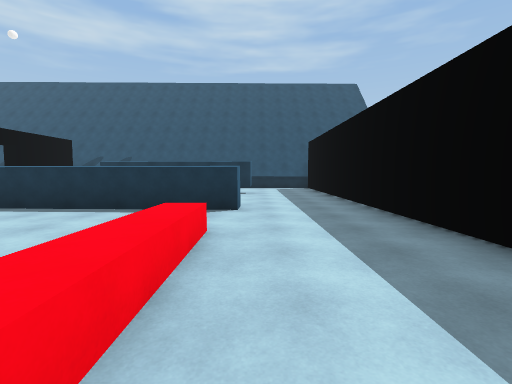
View 1 (above)

24 first-person views from a walk through a Unity game level. The camera is 1.4 m above the floor, tilts 4° down and sees 85° across. The floor is counted in squares, 2 m on a side. Each view is taken from the middle of a square. On the plan, view 1 faces up. The plan holds only what a view shows up to about 9 squares ahead; the rest is blank. The place goes on beyond the plan. The player character is not drawn. Surface patterns are stand-ins for the level's own textures.

View 2
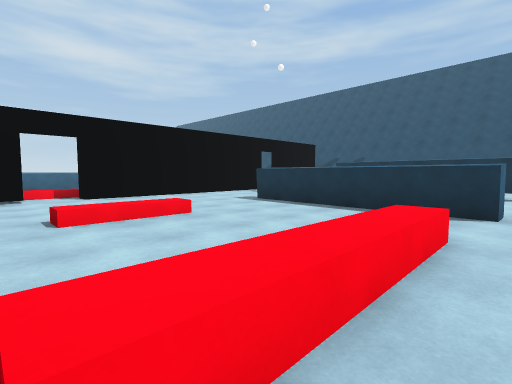

View 3
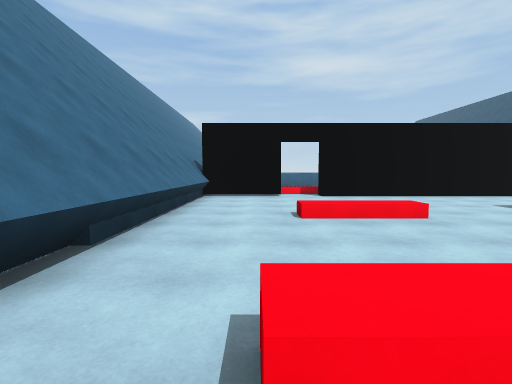

View 4
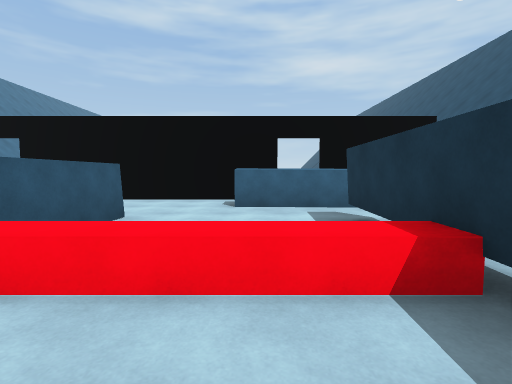

View 5
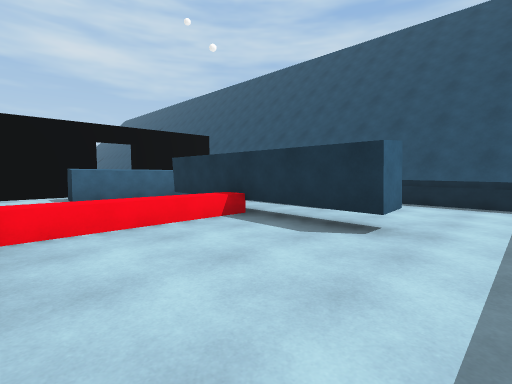

View 6
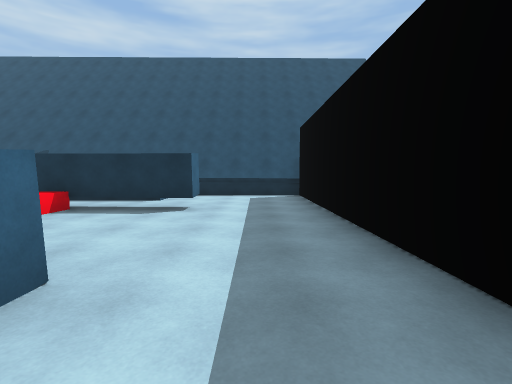

View 7
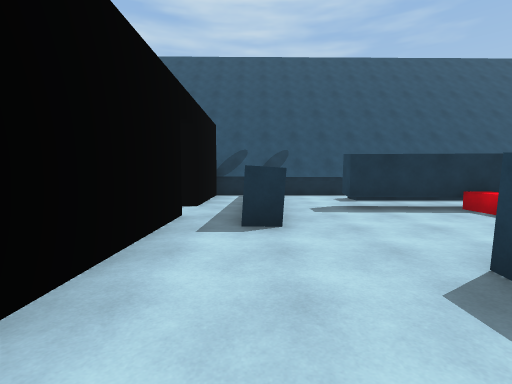

View 8
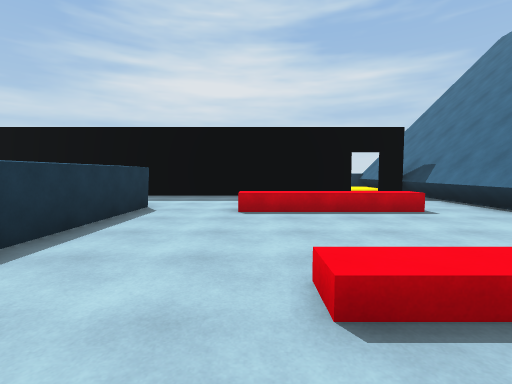

View 9
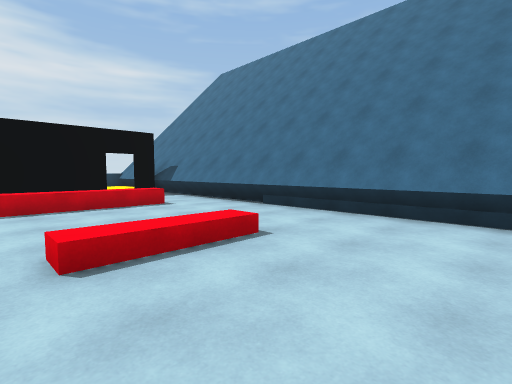

View 10
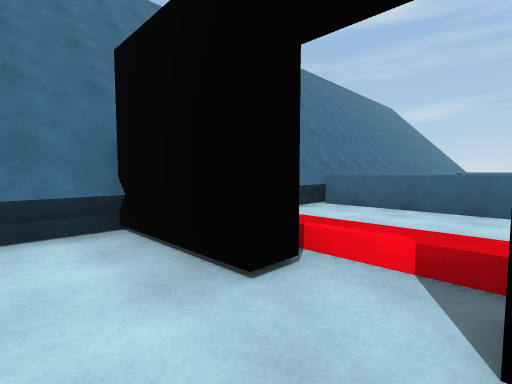

View 11
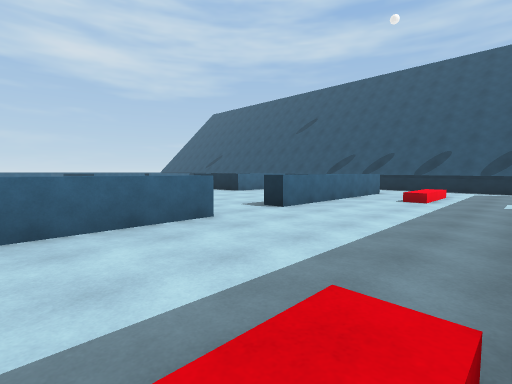

View 12
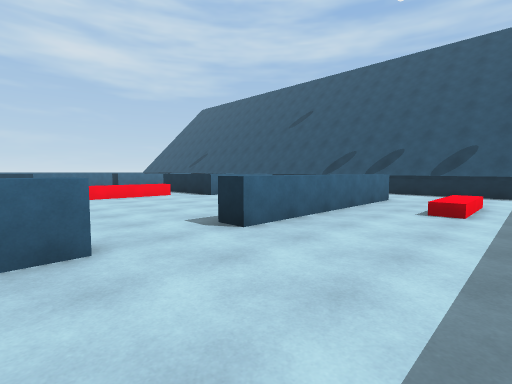

View 13
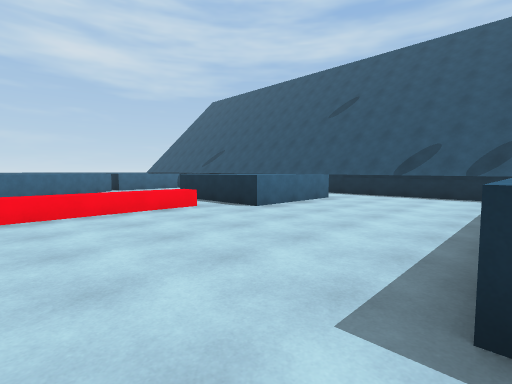

View 14
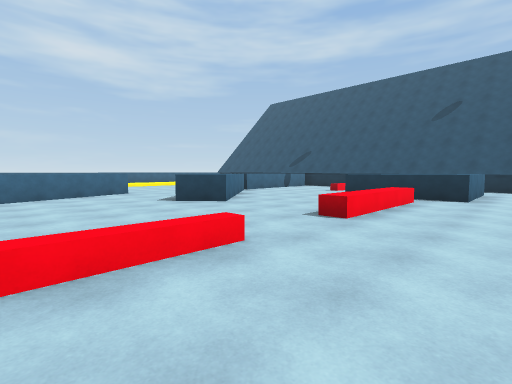

View 15
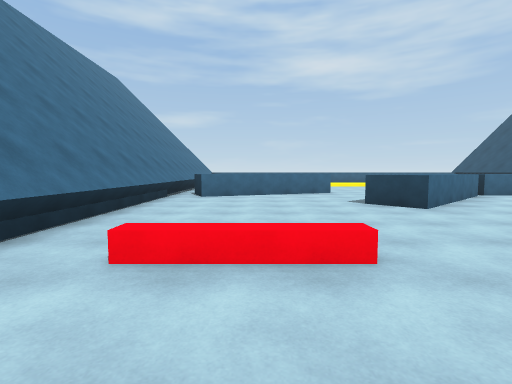

View 16
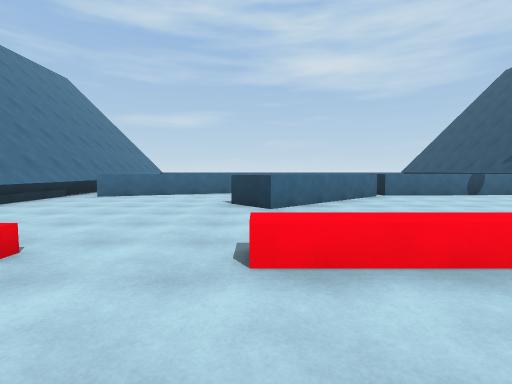

View 17
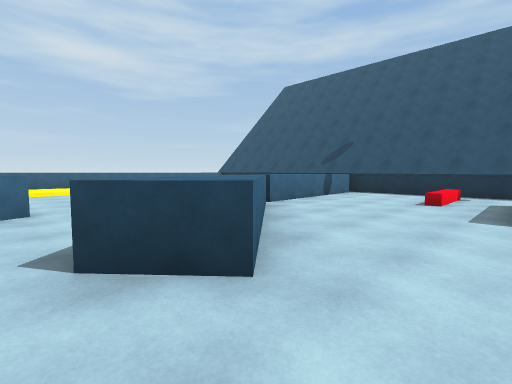

View 18
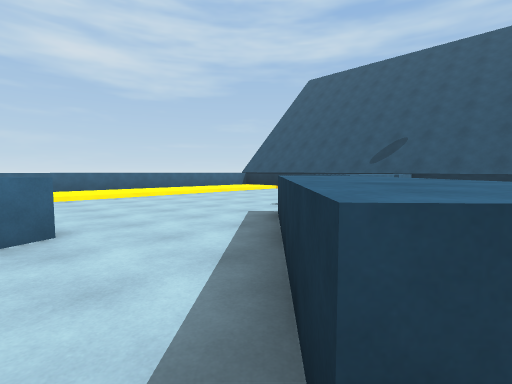

View 19
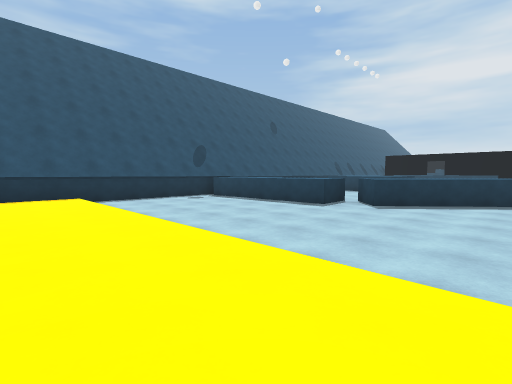

View 20
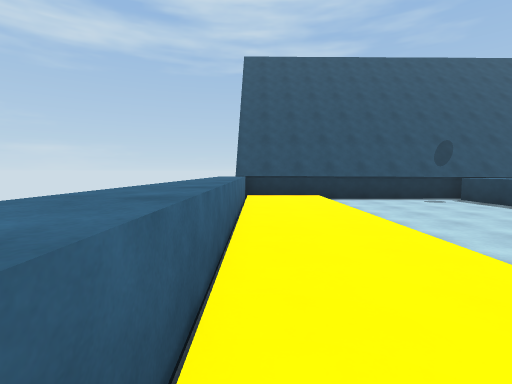

View 21
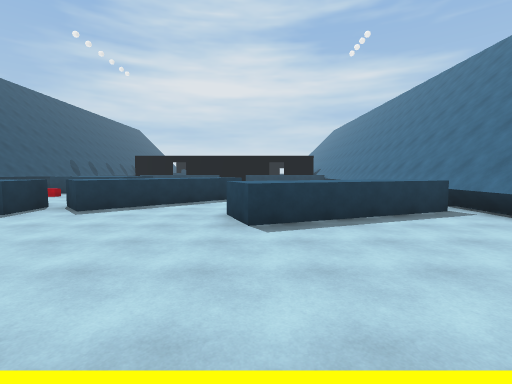

View 22
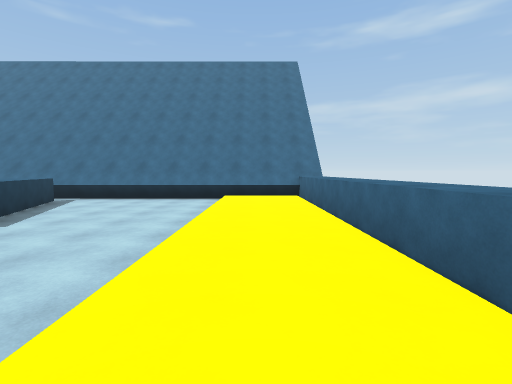

View 23
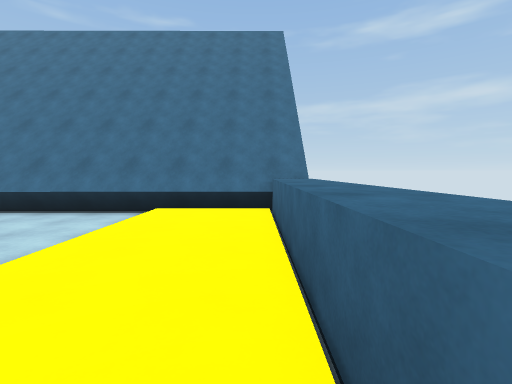

View 24
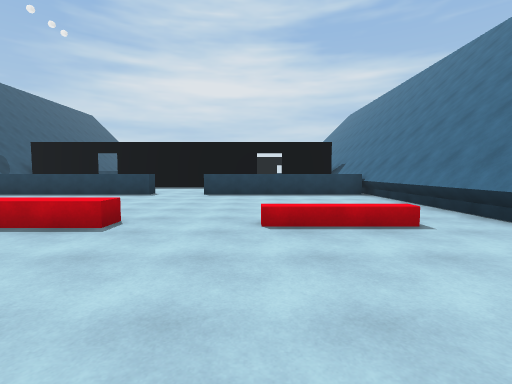

### Floor plan
Key: @ floor where view 1 was taken; # wall or solid block; . main floor; : floor 0.25 m higher than the main floor; + floor 0.5 m higher than the main floor; / step, stairs or slope; ^ raised ledge; T thing the floor can be seen under or through.
Columns run from 33 left of view 1 to 3 right of it. Each row starts with its distance up from view 1.
 13 ^#############  ##############  ####
 12  ::/...^^.....  ........#.^..   ...#
 11 ^::/....^....^  ^.......#.^..^^^...#
 10 ^::/....^....^ ^^...^./.#.^.T .....#
  9 ^::/....^....^^^^...^.+...#..TTT#..#
  8 ^::/....^....^^^....^./.#.#...^....#
  7 ^::/....^^.... ^....^...#.....^....#
  6 ^::/.....^^... ^....^...#.....#....#
  5 ^::/......^^...^........#...#####..#
  4 ^::/.......^...^........#..........#
  3 ^::/...^............^...#.......^..#
  2 ^::/...^^...........^...#.......^..#
  1 ^::/...^^...........^...........^..#
  0 ^::/....^^..........^...#.......^@
 -1 ^::/....^...........^.. #..........#
 -2 ######################  #############

Where each view was taken, in squares from view 1:
view 1: 0 up, 0 right, facing up
view 2: 0 up, 0 right, facing up-left
view 3: 0 up, 0 right, facing left
view 4: 8 up, 1 left, facing left
view 5: 6 up, 1 right, facing up-left
view 6: 4 up, 1 right, facing up
view 7: 4 up, 7 left, facing up
view 8: 3 up, 6 left, facing right
view 9: 3 up, 7 left, facing down-right
view 10: 2 up, 7 left, facing down-left
view 11: 1 up, 9 left, facing up-left
view 12: 3 up, 10 left, facing up-left
view 13: 4 up, 13 left, facing up-left
view 14: 0 up, 16 left, facing up-left
view 15: 1 up, 16 left, facing left
view 16: 4 up, 16 left, facing left
view 17: 3 up, 20 left, facing up-left
view 18: 3 up, 22 left, facing up-left
view 19: 4 up, 32 left, facing up-right
view 20: 4 up, 32 left, facing up
view 21: 3 up, 31 left, facing right
view 22: 7 up, 31 left, facing down
view 23: 4 up, 32 left, facing down
view 24: 2 up, 22 left, facing right
